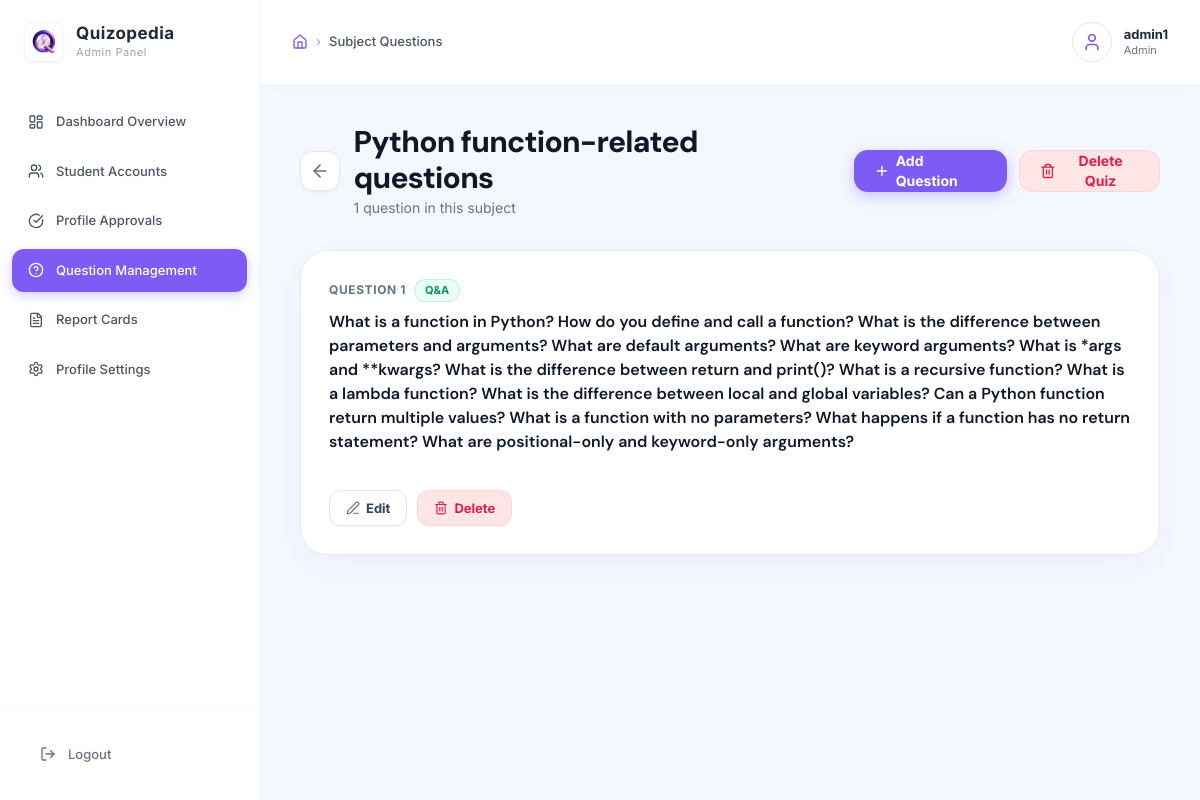
The page /questions/subject/1/ (signed in) on the database as committed earlier.
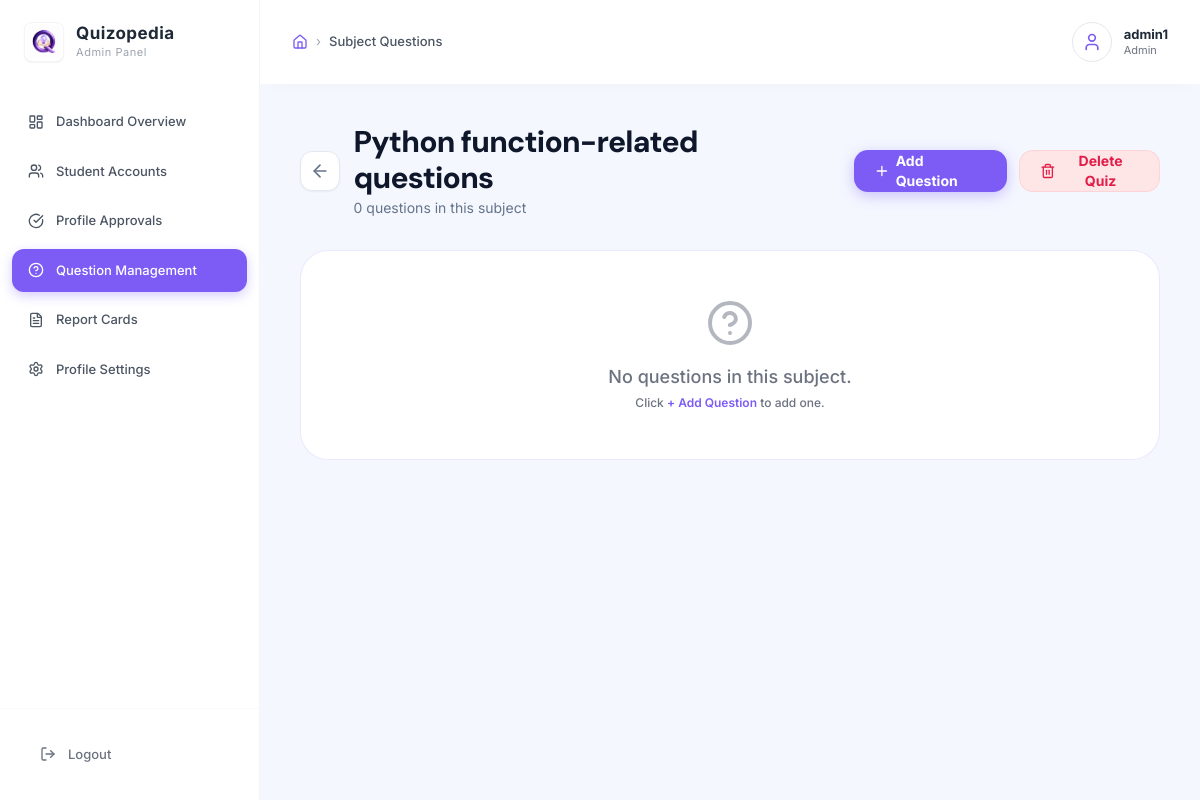
The same page on the database as committed later.
### user/models.py (models this page shows, shortened)
class Question(models.Model):
    QUESTION_TYPE_CHOICES = [
        ('qna', 'Question & Answer'),
        ('mcq', '4 Option MCQ'),
    ]
    subject = models.ForeignKey(Subject, on_delete=models.CASCADE, related_name='questions')
    question_type = models.CharField(max_length=3, choices=QUESTION_TYPE_CHOICES, default='qna')
    question_text = models.TextField()
    option_a = models.CharField(max_length=255, default="")
    option_b = models.CharField(max_length=255, default="")
    option_c = models.CharField(max_length=255, default="")
    option_d = models.CharField(max_length=255, default="")
    correct_option = models.CharField(
        max_length=1,
        choices=[('A', 'Option A'), ('B', 'Option B'), ('C', 'Option C'), ('D', 'Option D')],
        default='A'
    )
    @property
    def is_mcq(self):
        return self.question_type == 'mcq'

### adminpanel/views.py (the view)
# urls.py: path('questions/subject/<int:pk>/', views.subject_questions, name='subject_questions'),
@admin_required
def subject_questions(request, pk):
    subject = get_object_or_404(Subject, id=pk)
    questions = subject.questions.all().order_by('id')
    return render(request, 'adminpanel/subject_questions.html', {
        'subject': subject,
        'questions': questions,
    })

### adminpanel/context_processors.py (called while the page is built)
def pending_approvals_count(request):
    if request.user.is_authenticated and (request.user.is_staff or request.user.is_superuser):
        count = ProfileUpdateRequest.objects.filter(status='pending').count()
        return {'pending_approvals_count': count}
    return {'pending_approvals_count': 0}

### adminpanel/templates/adminpanel/subject_questions.html (shortened to what the changed rows need)
{% extends 'adminpanel/base.html' %}
{% block content %}
<div class="mb-8 flex flex-col sm:flex-row sm:items-center sm:justify-between gap-4">
  <div class="flex items-center gap-3.5">
    <div>
      <h1 class="text-2xl sm:text-3xl font-extrabold tracking-tight text-[#0f172a]">{{ subject.name }}</h1>
      <p class="text-[#64748b] text-sm mt-0.5 font-normal">{{ questions.count }} question{{ questions.count|pluralize }} in this subject</p>
    </div>
  </div>
</div>
{% if questions %}
<div class="space-y-6">
  {% for q in questions %}
  <div class="rounded-[28px] p-6 sm:p-7 bg-white border border-[#eae8f7] shadow-[0_10px_30px_-5px_rgba(124,92,245,0.06),0_2px_8px_rgba(0,0,0,0.02)] flex flex-col">
    <div class="flex items-center gap-2 mb-2">
      <span class="text-xs font-bold text-[#64748b] tracking-wider uppercase">QUESTION {{ forloop.counter }}</span>
      {% if q.is_mcq %}
      <span class="text-[11px] font-bold px-2.5 py-0.5 rounded-full bg-[#ede9fe] text-[#7c5cf5]">MCQ</span>
      {% else %}
      <span class="text-[11px] font-bold px-2.5 py-0.5 rounded-full bg-emerald-50 text-emerald-600 border border-emerald-200/70">Q&A</span>
      {% endif %}
    </div>
    <h3 class="text-[15px] sm:text-base font-semibold text-[#0f172a] leading-relaxed mb-4">
      {{ q.question_text }}
    </h3>
    <div class="flex items-center gap-2.5">
      <a href="{% url 'question_edit' q.id %}"
        class="h-9 px-4 rounded-xl font-bold text-xs sm:text-[13px] bg-white hover:bg-slate-50 text-[#334155] border border-[#e2e8f0] flex items-center gap-1.5 shadow-sm transition-all duration-200 active:scale-95">
        <i data-lucide="edit-3" class="w-3.5 h-3.5 text-[#64748b]"></i> Edit
      </a>
      <form method="POST" action="{% url 'question_delete' q.id %}" onsubmit="return confirm('Are you sure you want to delete this question?');" class="m-0 p-0">
        <button type="submit"
          class="h-9 px-4 rounded-xl font-bold text-xs sm:text-[13px] bg-[#ffe6e6] hover:bg-[#fecdd3] text-[#e11d48] border border-[#fecdd3]/70 flex items-center gap-1.5 transition-all duration-200 active:scale-95" title="Delete question">
          <i data-lucide="trash-2" class="w-3.5 h-3.5 text-[#e11d48]"></i> Delete
        </button>
      </form>
    </div>
  </div>
  {% endfor %}
</div>
{% else %}
<div class="glass-card rounded-[28px] p-12 text-center text-[var(--text-muted)] font-medium">
  <i data-lucide="help-circle" class="w-12 h-12 mx-auto mb-4 opacity-50"></i>
  <p class="text-lg mb-1">No questions in this subject.</p>
  <p class="text-xs">Click <a href="{% url 'question_add_mcq' %}?subject={{ subject.name|urlencode }}" class="text-[var(--accent-primary)] hover:underline font-semibold">+ Add Question</a> to add one.</p>
</div>
{% endif %}
{% endblock %}

Rows that differ between the two databases and show on the page:
removed Question: question_type "Q&A", question_text "What is a function in Python? How do you define and call a function? What is the difference between parameters and arguments? What are default arguments? What are keyword arguments? What is *args and **kwargs? What is the difference between return and print()? What is a recursive function? What is a lambda function? What is the difference between local and global variables? Can a Python function return multiple values? What is a function with no parameters? What happens if a function has no return statement? What are positional-only and keyword-only arguments?"
Other text that changed with them:
{{ questions.count }}: "1" → "0"
text now shown: "No questions in this subject. Click + Add Question to add one."
